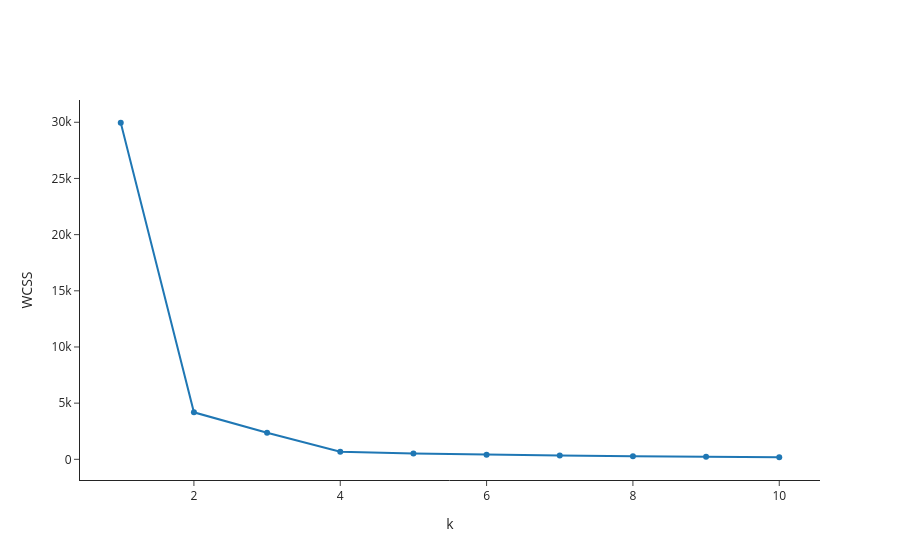

The code cell stored with this chart in its notebook:
### Markdown cell above
## Homework: the elbow method with our own class

### Code cell
wcss = []
for k in range(1, 11):
    # best of 10 random starts for each k
    runs = []
    for s in range(10):
        m = KMeans(n_clusters=k, random_state=s)
        m.fit_predict(students)
        runs.append(m.inertia_)
    wcss.append(min(runs))
print(np.round(wcss, 1))
go.Figure(go.Scatter(x=list(range(1, 11)), y=wcss, mode="lines+markers")).update_layout(
    template="simple_white", xaxis_title="k", yaxis_title="WCSS")

### Figure 1 — Plotly figure (JSON) as saved in the notebook; plotly's stock layout.template omitted (floating-point values rounded to 4 significant figures)
{"data": [{"mode": "lines+markers", "type": "scatter", "x": [1, 2, 3, 4, 5, 6, 7, 8, 9, 10], "y": [29960.0, 4184.0, 2363.0, 682.0, 514.2, 398.4, 345.4, 267.9, 219.9, 184.5]}], "layout": {"xaxis": {"title": {"text": "k"}}, "yaxis": {"title": {"text": "WCSS"}}}}
